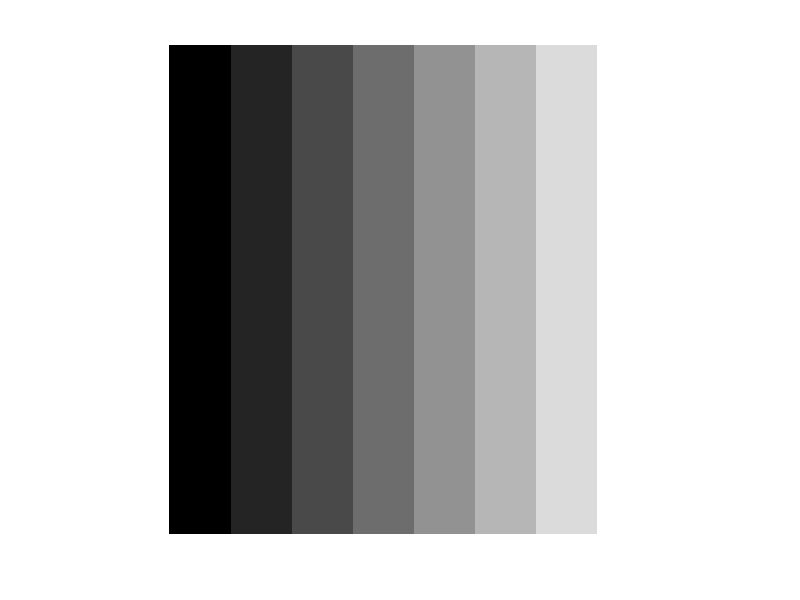

Write MATLAB code to recreate this figure.
f = zeros(240,240);
for n=1:8
    for m=1:8
      f(30*(m-1)+1:30*m , 30*(n-1)+1:30*n) = (n-1);
    end
end
figure,imshow(f,[]);